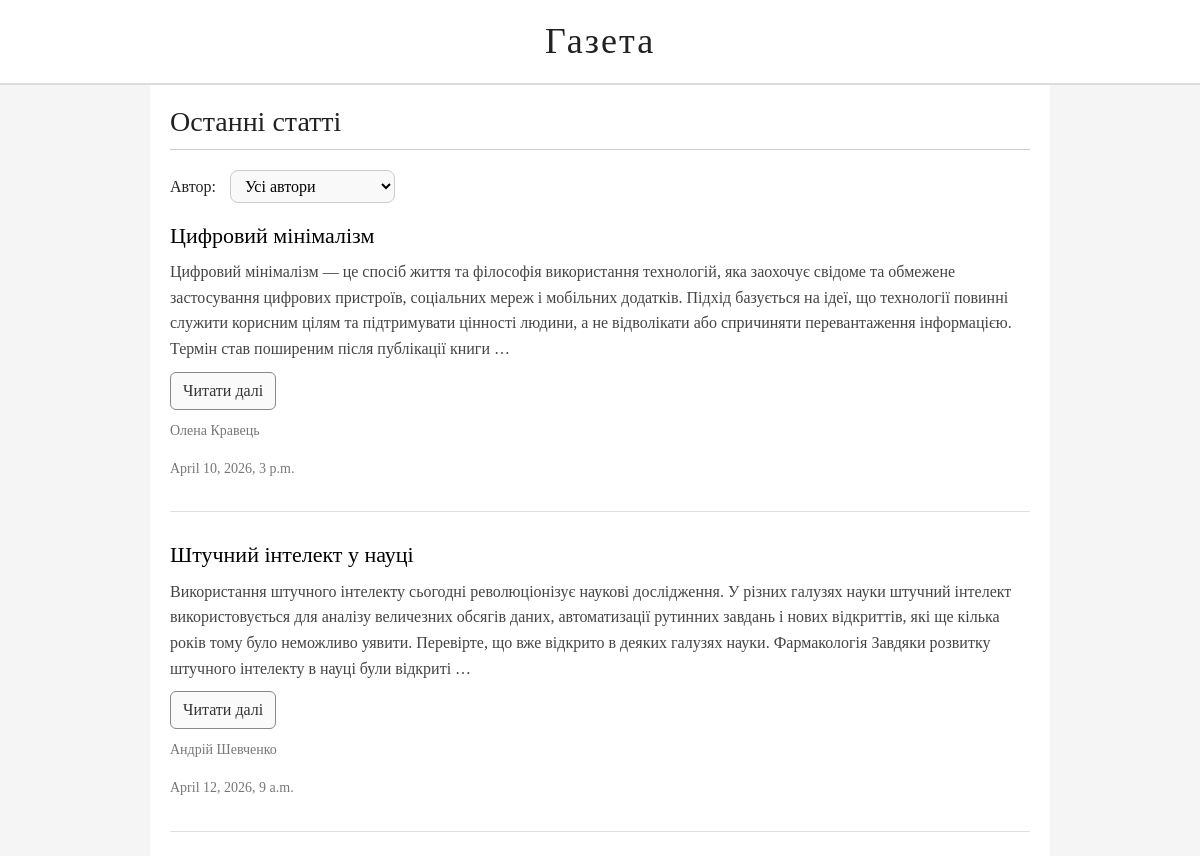
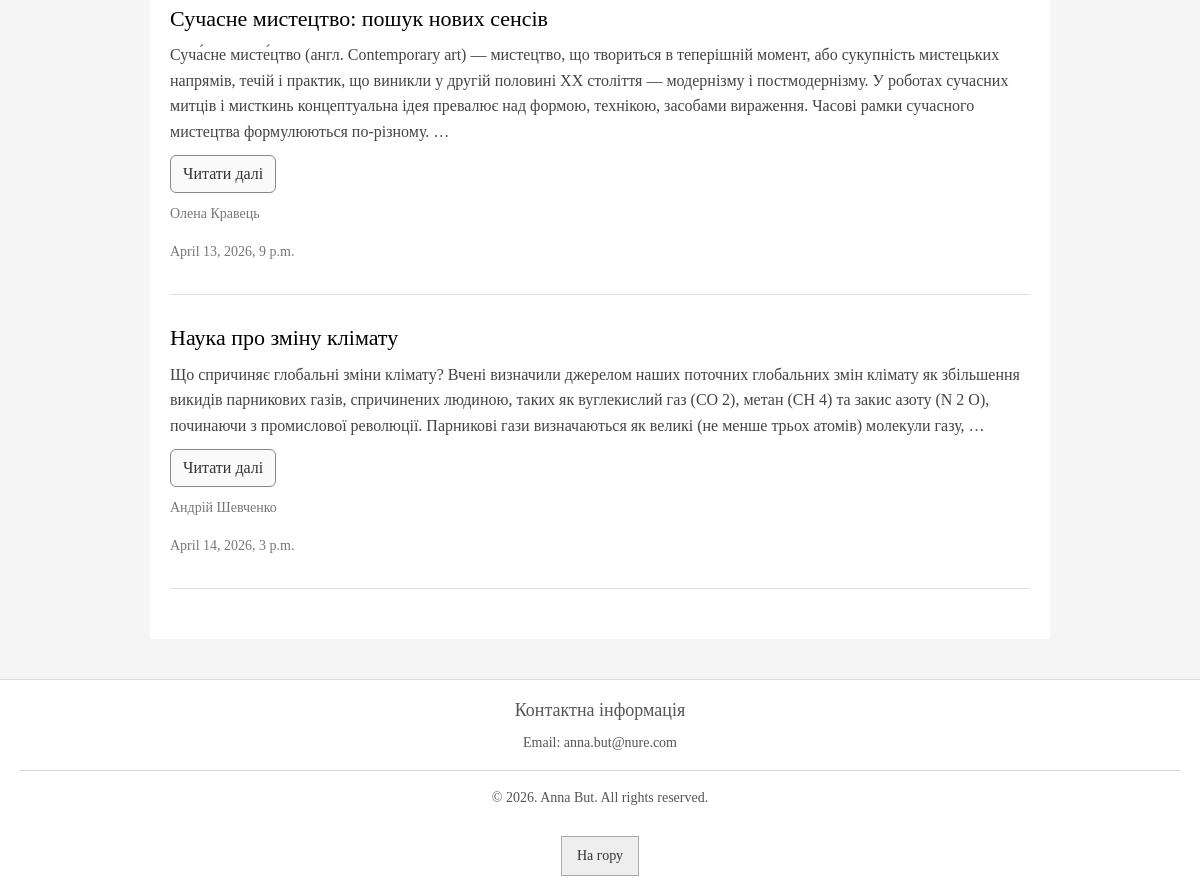
The page / on the database its author committed (2 pictures, top to bottom).
### news/models.py (models this page shows, shortened)
class Article(models.Model):
    title = models.CharField('Назва', max_length=250)
    text = models.TextField('Текст статті')
    date = models.DateTimeField('Дата публікації')
    author = models.TextField('Автор статті', default="Admin")

### news/views.py (the view)
# urls.py: path("", views.article_list, name='article_list'),
def article_list(request):
    articles = Article.objects.order_by('date')
    author = request.GET.get('author')
    if author:
        articles = articles.filter(author=author)
    authors = Article.objects.values_list('author', flat=True).distinct()
    return render(request, 'news/article_list.html', {
        'articles': articles,
        'authors': authors
    })

### news/templates/news/article_list.html (shortened to what this page needs)
{% extends 'news/layout.html' %}
{% block content %}
    <article class="list">
        <h1>Останні статті</h1>
        <form method="get" class="filter-form">
            <label for="author">Автор:</label>
            <select name="author" id="author" onchange="this.form.submit()">
                <option value="">Усі автори</option>
            </select>
        </form>
        {% if articles %}
            {% for el in articles %}
            <section class="item">
                <h2><a href="{% url 'article_detail' el.id %}">{{ el.title }}</a></h2>
                <p class="content">{{ el.text|truncatewords:50 }}</p>
                <button class="btn"><a href="{% url 'article_detail' el.id %}">Читати далі</a></button>
                <p class="author">{{ el.author }}</p>
                <p class="date">{{ el.date }}</p>
            </section>
            {% endfor %}
        {% else %}
            <p>Статті відсутні</p>
        {% endif %}
    </article>
{% endblock %}

### news/templates/news/layout.html (shortened to what this page needs)
{% load static %}
<!doctype html>
<html lang="en">
<head>
    <link rel="stylesheet" href="https://cdn.jsdelivr.net/npm/bootstrap@5.3.3/dist/css/bootstrap.min.css">
    <link rel="stylesheet" href="{% static 'news/css/main.css' %}">
</head>
<body>
<header>
    <h1>Газета</h1>
</header>
<main>
    {% block content %}
    {% endblock %}
</main>
<footer>
    <h2>Контактна інформація</h2>
    <p>Email: anna.but@nure.com</p>
    <hr>
    <p>&copy; 2026. Anna But. All rights reserved.</p>
    <button class="back-button"><a href="#">На гору</a></button>
</footer>
</body>
</html>

### news/static/news/css/main.css (style rules this page uses)
body { font-family: "Times New Roman", Georgia, serif; background-color: #f5f5f5; color: #222; margin: 0; padding: 0; line-height: 1.6; }
main { max-width: 900px; margin: 0 auto; padding: 20px; background: #ffffff; }
header { background-color: #ffffff; border-bottom: 2px solid #ddd; font-family: "Great Vibes", cursive;; text-align: center; padding: 20px 0; }
header h1 { font-size: 36px; letter-spacing: 2px; margin: 0; }
.filter-form { margin-bottom: 20px; }
.filter-form label { margin-right: 10px; font-weight: 500; }
.filter-form select { padding: 6px 10px; border-radius: 8px; border: 1px solid #ccc; background: #f9f9f9; cursor: pointer; transition: 0.2s; }
footer { background-color: #ffffff; border-top: 1px solid #ddd; text-align: center; padding: 20px; margin-top: 40px; font-size: 14px; color: #555; }
footer h2 { font-size: 18px; margin-bottom: 10px; }
.back-button { margin-top: 10px; padding: 8px 15px; border: 1px solid #aaa; background: #eee; cursor: pointer; }
.back-button a { text-decoration: none; color: #333; }
.list h1 { font-size: 28px; border-bottom: 1px solid #ccc; padding-bottom: 10px; margin-bottom: 20px; }
.item { margin-bottom: 30px; padding-bottom: 15px; border-bottom: 1px solid #e0e0e0; }
.item h2 { font-size: 22px; margin-bottom: 10px; }
.item h2 a { text-decoration: none; color: #000; }
.content { color: #444; margin-bottom: 10px; }
.author, .date { font-size: 14px; color: #777; }
.btn { padding: 6px 12px; border: 1px solid #888; background: #fafafa; cursor: pointer; margin-bottom: 10px; }
.btn a { text-decoration: none; color: #333; }

### rows shown on the page
Article: title "Цифровий мінімалізм", text "Цифровий мінімалізм — це спосіб життя та філософія використання технологій, яка заохочує свідоме та обмежене застосування цифрових пристроїв, соціальних мереж і мобільних додатків. Підхід базується на ідеї, що технології повинні служити корисним цілям та підтримувати цінності людини, а не відволікати або спричиняти перевантаження інформацією. Термін став поширеним після публікації книги …", author "Олена Кравець", date "April 10, 2026, 3 p.m."
Article: title "Штучний інтелект у науці", text "Використання штучного інтелекту сьогодні революціонізує наукові дослідження. У різних галузях науки штучний інтелект використовується для аналізу величезних обсягів даних, автоматизації рутинних завдань і нових відкриттів, які ще кілька років тому було неможливо уявити. Перевірте, що вже відкрито в деяких галузях науки. Фармакологія Завдяки розвитку штучного інтелекту в науці були відкриті …", author "Андрій Шевченко", date "April 12, 2026, 9 a.m."
Article: title "Сучасне мистецтво: пошук нових сенсів", text "Суча́сне мисте́цтво (англ. Contemporary art) — мистецтво, що твориться в теперішній момент, або сукупність мистецьких напрямів, течій і практик, що виникли у другій половині XX століття — модернізму і постмодернізму. У роботах сучасних митців і мисткинь концептуальна ідея превалює над формою, технікою, засобами вираження. Часові рамки сучасного мистецтва формулюються по-різному. …", author "Олена Кравець", date "April 13, 2026, 9 p.m."
Article: title "Наука про зміну клімату", text "Що спричиняє глобальні зміни клімату? Вчені визначили джерелом наших поточних глобальних змін клімату як збільшення викидів парникових газів, спричинених людиною, таких як вуглекислий газ (CO 2), метан (CH 4) та закис азоту (N 2 O), починаючи з промислової революції. Парникові гази визначаються як великі (не менше трьох атомів) молекули газу, …", author "Андрій Шевченко", date "April 14, 2026, 3 p.m."
